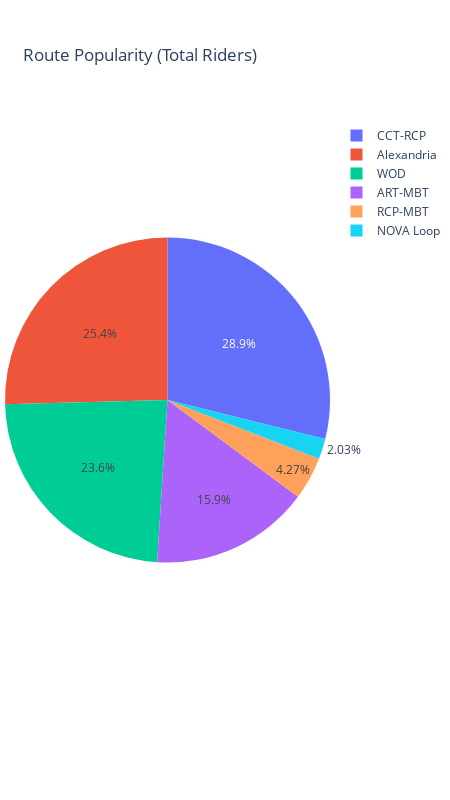

The notebook cell saved with this chart:
### Markdown cell above
## Most popular ride by rider count

### Code cell
route_counts = rides_df.groupby("route")["num_riders"].sum().reset_index()
fig_routes_pie = px.pie(
    route_counts,
    names="route",
    values="num_riders",
    title="Route Popularity (Total Riders)"
)
fig_routes_pie.update_layout(
    width=450,
    height=800,
    margin=dict(l=5, r=5, t=100, b=5),  # left, right, top, bottom margins
    paper_bgcolor='rgba(0,0,0,0)',
    plot_bgcolor='rgba(0,0,0,0)',
)
fig_routes_pie.show()
fig_routes_pie.write_image(f"{year}/route_popularity_pie_{year}.png", format='png')
fig_routes_pie.write_html(f"{year}/route_popularity_pie_{year}.html")

### Figure 1 — Plotly figure (JSON) as saved in the notebook; plotly's stock layout.template omitted (floating-point values rounded to 4 significant figures)
{"data": [{"domain": {"x": [0, 1], "y": [0, 1]}, "hovertemplate": "route=%{label}<br>num_riders=%{value}<extra></extra>", "labels": ["ART-MBT", "Alexandria", "CCT-RCP", "NOVA Loop", "RCP-MBT", "WOD"], "legendgroup": "", "name": "", "showlegend": true, "type": "pie", "values": [78, 125, 142, 10, 21, 116]}], "layout": {"height": 800, "legend": {"tracegroupgap": 0}, "margin": {"b": 5, "l": 5, "r": 5, "t": 100}, "paper_bgcolor": "rgba(0,0,0,0)", "plot_bgcolor": "rgba(0,0,0,0)", "title": {"text": "Route Popularity (Total Riders)"}, "width": 450}}
